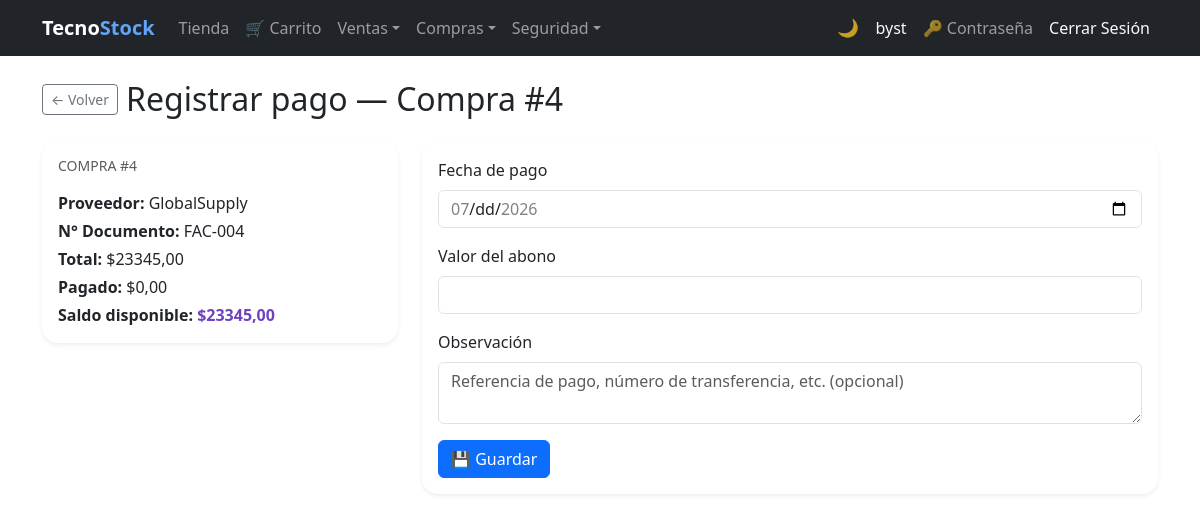
/pagos/compras/4/pagar/ (signed in), run on the app's committed database.
### purchasing/models.py (models this page shows, shortened)
class Purchase(models.Model):
    BORRADOR   = 0
    CONFIRMADA = 1
    ANULADA    = 2
    ESTADO_CHOICES = [
        (BORRADOR,   'Borrador'),
        (CONFIRMADA, 'Confirmada'),
        (ANULADA,    'Anulada'),
    ]
    PENDIENTE = 'PENDIENTE'
    PAGADA    = 'PAGADA'
    ESTADO_PAGO_CHOICES = [
        (PENDIENTE, 'Pendiente'),
        (PAGADA,    'Pagada'),
    ]
    CONTADO = 'contado'
    CREDITO = 'credito'
    TIPO_PAGO_CHOICES = [
        (CONTADO, 'Contado'),
        (CREDITO, 'Crédito'),
    ]
    supplier        = models.ForeignKey(
                          Supplier, on_delete=models.PROTECT,
                          related_name='purchases', verbose_name='Proveedor')
    document_number = models.CharField(max_length=20, verbose_name='N° Documento')
    purchase_date   = models.DateField(auto_now_add=True, verbose_name='Fecha')
    subtotal        = models.DecimalField(max_digits=12, decimal_places=2, default=0, verbose_name='Subtotal')
    tax             = models.DecimalField(max_digits=12, decimal_places=2, default=0, verbose_name='IVA')
    total           = models.DecimalField(max_digits=12, decimal_places=2, default=0, verbose_name='Total')
    estado          = models.PositiveSmallIntegerField(
                          choices=ESTADO_CHOICES, default=BORRADOR, verbose_name='Estado')
    is_active       = models.BooleanField(default=True, verbose_name='Activo')
    saldo           = models.DecimalField(
                          max_digits=12, decimal_places=2, default=0,
                          verbose_name='Saldo pendiente de pago')
    estado_pago     = models.CharField(
                          max_length=10, choices=ESTADO_PAGO_CHOICES,
                          default=PENDIENTE, verbose_name='Estado de pago')
    tipo_pago       = models.CharField(
                          max_length=10, choices=TIPO_PAGO_CHOICES,
                          default=CREDITO, verbose_name='Tipo de pago')
    class Meta:
        verbose_name        = 'Compra'
        verbose_name_plural = 'Compras'
        ordering = ['-purchase_date', '-id']
        constraints = [
            models.UniqueConstraint(
                fields=['document_number', 'supplier'],
                name='unique_purchase_per_supplier'
            )
        ]
    @property
    def pagado(self):
        return self.total - self.saldo

### billing/models.py (models this page shows, shortened)
class Supplier(models.Model):
    name = models.CharField(max_length=200, verbose_name='Company Name')
    contact_name = models.CharField(max_length=200, blank=True, null=True, validators=[validate_only_letters])
    email = models.EmailField(blank=True, null=True)
    phone = models.CharField(max_length=20, blank=True, null=True, validators=[validate_phone_ec])
    address = models.TextField(blank=True, null=True)
    photo = models.ImageField(upload_to='suppliers/', blank=True, null=True, verbose_name='Logo')
    is_active = models.BooleanField(default=True)
    created_at = models.DateTimeField(auto_now_add=True)
    updated_at = models.DateTimeField(auto_now=True)
    class Meta:
        verbose_name = 'Supplier'
        verbose_name_plural = 'Suppliers'
        ordering = ['name']

### pagos/views.py (the view)
# urls.py: path('compras/<int:compra_pk>/pagar/', views.pago_create, name='pago_create'),
@roles_required(*ROLES_PAGOS)
def pago_create(request, compra_pk):
    compra = get_object_or_404(Purchase, pk=compra_pk)
    if compra.estado == Purchase.ANULADA:
        messages.error(request, 'No se puede registrar un pago sobre una compra anulada.')
        return redirect('pagos:compra_list')
    if compra.estado != Purchase.CONFIRMADA:
        messages.error(request, 'Solo se pueden registrar pagos sobre compras confirmadas.')
        return redirect('pagos:compra_list')
    if compra.saldo <= 0:
        messages.error(request, f'La Compra #{compra.id} ya está totalmente pagada.')
        return redirect('pagos:compra_list')
    if request.method == 'POST':
        form = PagoCompraForm(request.POST, compra=compra)
        if form.is_valid():
            registrar_pago(
                compra_id=compra.id,
                fecha=form.cleaned_data['fecha'],
                valor=form.cleaned_data['valor'],
                observacion=form.cleaned_data['observacion'],
            )
            messages.success(request, f'Abono registrado sobre la Compra #{compra.id}.')
            return redirect('pagos:historial_pagos', compra_pk=compra.id)
    else:
        form = PagoCompraForm(initial={'fecha': date.today()}, compra=compra)
    return render(request, 'pagos/pago_form.html', {
        'form': form, 'compra': compra, 'title': f'Registrar pago — Compra #{compra.id}',
    })

### pagos/forms.py (shortened to what this page needs)
class PagoCompraForm(forms.ModelForm):
    class Meta:
        model  = PagoCompra
        fields = ['fecha', 'valor', 'observacion']
        labels = {
            'fecha':       'Fecha de pago',
            'valor':       'Valor del abono',
            'observacion': 'Observación',
        }
        widgets = {
            'fecha':       forms.DateInput(attrs={'class': 'form-control', 'type': 'date'}),
            'valor':       forms.NumberInput(attrs={'class': 'form-control', 'step': '0.01', 'min': '0.01'}),
            'observacion': forms.Textarea(attrs={'class': 'form-control', 'rows': 2,
                                                  'placeholder': 'Referencia de pago, número de transferencia, etc. (opcional)'}),
        }
    def __init__(self, *args, compra=None, **kwargs):
        self.compra = compra
        super().__init__(*args, **kwargs)
        if self.compra is not None:
            self.fields['fecha'].widget.attrs['min'] = self.compra.purchase_date.isoformat()
            self.fields['fecha'].widget.attrs['max'] = timezone.localdate().isoformat()

### security/templatetags/security_tags.py (called while the page is built)
@register.filter(name='has_group')
def has_group(user, group_name):
    if not user.is_authenticated:
        return False
    if user.is_superuser:  # el superusuario ve todo
        return True
    return user.groups.filter(name=group_name).exists()

### pagos/templates/pagos/pago_form.html (shortened to what this page needs)
{% extends 'billing/base.html' %}
{% block content %}
<div class="d-flex align-items-center gap-2 mb-4">
  <a href="{% url 'pagos:historial_pagos' compra.id %}" class="btn btn-outline-secondary btn-sm">&#8592; Volver</a>
  <h2 class="mb-0">{{ title }}</h2>
</div>
<div class="row">
  <div class="col-md-4 mb-3">
    <div class="card border-0 shadow-sm rounded-4">
      <div class="card-body">
        <h6 class="text-muted text-uppercase small mb-3">Compra #{{ compra.id }}</h6>
        <p class="mb-1"><strong>Proveedor:</strong> {{ compra.supplier.name }}</p>
        <p class="mb-1"><strong>N° Documento:</strong> {{ compra.document_number }}</p>
        <p class="mb-1"><strong>Total:</strong> ${{ compra.total }}</p>
        <p class="mb-1"><strong>Pagado:</strong> ${{ compra.pagado }}</p>
        <p class="mb-0"><strong>Saldo disponible:</strong>
          <span class="fw-bold" style="color:#6f42c1;">${{ compra.saldo }}</span>
        </p>
      </div>
    </div>
  </div>
  <div class="col-md-8">
    <div class="card border-0 shadow-sm rounded-4">
      <div class="card-body">
        <form method="post" novalidate>
          <div class="mb-3">
            <label class="form-label">{{ form.fecha.label }}</label>
            {{ form.fecha }}
          </div>
          <div class="mb-3">
            <label class="form-label">{{ form.valor.label }}</label>
            {{ form.valor }}
          </div>
          <div class="mb-3">
            <label class="form-label">{{ form.observacion.label }}</label>
            {{ form.observacion }}
          </div>
          <button type="submit" class="btn btn-primary">&#128190; Guardar</button>
        </form>
      </div>
    </div>
  </div>
</div>
{% endblock %}

### billing/templates/billing/base.html (shortened to what this page needs)
{% load security_tags %}
<!DOCTYPE html>
<html lang="es">
<head>
  <link href="https://cdn.jsdelivr.net/npm/bootstrap@5.3.0/dist/css/bootstrap.min.css" rel="stylesheet">
</head>
<body>
<nav class="navbar navbar-expand-lg navbar-dark bg-dark">
  <div class="container">
    <a class="navbar-brand fw-bold" href="{% url 'billing:home' %}">Tecno<span class="nav-brand-accent">Stock</span></a>
    <div class="collapse navbar-collapse" id="nav">
      <ul class="navbar-nav me-auto">
        {% if user.is_authenticated %}
        {% if user|has_group:'Cliente' %}
        <li class="nav-item"><a class="nav-link" href="{% url 'store:catalog' %}">Tienda</a></li>
        <li class="nav-item"><a class="nav-link" href="{% url 'store:cart' %}">&#128722; Carrito</a></li>
        {% endif %}
        <li class="nav-item dropdown">
          <a class="nav-link dropdown-toggle" href="#" role="button" data-bs-toggle="dropdown" aria-expanded="false">Ventas</a>
        </li>
        {% if user|has_group:'Analista de Compras' or user|has_group:'Administrador' or not user|has_any_group %}
        <li class="nav-item dropdown">
          <a class="nav-link dropdown-toggle" href="#" role="button" data-bs-toggle="dropdown" aria-expanded="false">Compras</a>
        </li>
        {% endif %}
        {% if user|has_group:'Administrador' %}
        <li class="nav-item dropdown">
          <a class="nav-link dropdown-toggle" href="#" role="button" data-bs-toggle="dropdown" aria-expanded="false">Seguridad</a>
        </li>
        {% endif %}
        {% endif %}
      </ul>
      <ul class="navbar-nav align-items-center">
        <li class="nav-item"><button type="button" class="theme-toggle-btn" id="theme-toggle" onclick="toggleTheme()" title="Cambiar tema claro / oscuro"><span id="theme-icon">&#127769;</span></button></li>
        <li class="nav-item">{% if user.is_authenticated %}<a class="nav-link text-light" href="{% url 'billing:dashboard' %}">{{ user.username }}</a>{% endif %}</li>
        <li class="nav-item">{% if user.is_authenticated %}<a class="nav-link" href="{% url 'password_change' %}" title="Cambiar contraseña">&#128273; Contraseña</a>{% endif %}</li>
        <li class="nav-item">{% if user.is_authenticated %}<form method="post" action="{% url 'logout' %}" class="d-inline">{% csrf_token %}<button type="submit" class="nav-link btn btn-link text-light btn-nav-link">Cerrar Sesión</button></form>{% else %}<a class="nav-link" href="{% url 'login' %}">Iniciar Sesión</a>{% endif %}</li>
      </ul>
    </div>
  </div>
</nav>
<div class="container mt-4">
  {% block content %}{% endblock %}
</div>
</body>
</html>

### billing/templates/billing/base.html (style rules this page uses)
.btn-nav-link { text-decoration: none; }
.nav-brand-accent { color: #60a5fa; }
.theme-toggle-btn { background: none; border: none; cursor: pointer; font-size: 1.1rem; line-height: 1; padding: .375rem .5rem; border-radius: .375rem; transition: background .2s; color: rgba(255,255,255,.75); }

### data on the page
Purchase: id "4", supplier.name "GlobalSupply", document_number "FAC-004", total "23345,00", pagado "0,00", saldo "23345,00"

### other printed values
{{ user.username }} "byst"
{{ title }} "Registrar pago — Compra #4"
